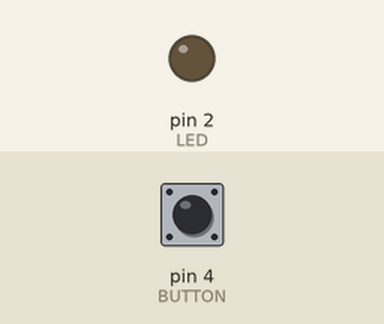
The sketch below on a simulated Arduino Uno, built with avr-gcc and run on an emulated ATmega328P. On the bench: output pins drawn as LEDs (lit = HIGH). The test bench sets the inputs (shaded band); at power-on: pin 4 (BUTTON) HIGH.

Above: at 1.2 s.
1.3 s: pin 4 (BUTTON) pulled LOW for 0.15 s
At 1.37 s:
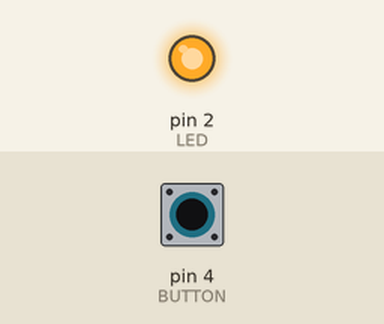
2.9 s: pin 4 (BUTTON) pulled LOW for 3.2 s
At 6.8 s:
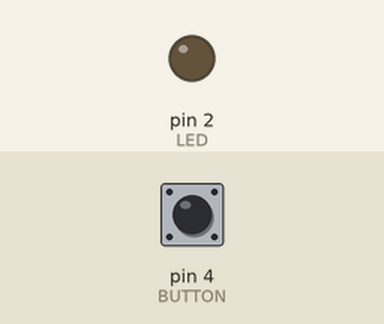
Timing chart, 0 to 8.3 s (numbered marks = the images above; inputs shaded):
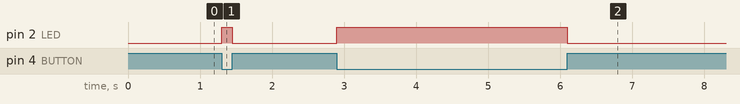

Measured:
- after the input at 1.3 s, pin 2 (LED): LOW → HIGH at once, → LOW 0.15 s later
- after the input at 2.9 s, pin 2 (LED): LOW → HIGH at once, → LOW 3.2 s later

The sketch:

while.ino
```cpp
#define LED 2
#define BUTTON 4

void setup() {
  pinMode(LED, OUTPUT);
  pinMode(BUTTON, INPUT_PULLUP);
}

void loop() {

  while (digitalRead(BUTTON) == LOW) {
    digitalWrite(LED, HIGH);
  }

  digitalWrite(LED, LOW);
}
```
